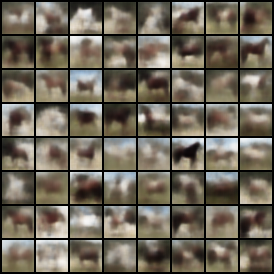

Recreate this plot in Python.
import math
import numpy as np
import torch
import torch.nn as nn
import torch.nn.functional as F
import torchvision
import matplotlib.pyplot as plt
from torchvision.utils import save_image

device = torch.device('cuda') if torch.cuda.is_available() else torch.device('cpu')

# helper function to make getting another batch of data easier
def cycle(iterable):
    while True:
        for x in iterable:
            yield x

class_names = ['airplane', 'car', 'bird', 'cat', 'deer', 'dog', 'frog', 'horse', 'ship', 'truck']

cifar = torchvision.datasets.CIFAR10('data', train=True, download=True, transform=torchvision.transforms.Compose([
        torchvision.transforms.ToTensor()
    ]))

indecies=[]
for i in range(len(cifar)):
    if cifar[i][1] in [7]:
        indecies.append(i)

dataset = torch.utils.data.Subset(cifar,indecies)

train_loader = torch.utils.data.DataLoader(dataset,shuffle=True, batch_size=16, drop_last=True)

train_iterator = iter(cycle(train_loader))

print(f'> Size of training dataset {len(train_loader.dataset)}')


class VAE(nn.Module):
    def __init__(self, intermediate_size=256, hidden_size=20):
        super(VAE, self).__init__()

        self.pool = nn.MaxPool2d(kernel_size=2, stride=2, padding=0)

        # encoder
        self.conv1 = nn.Conv2d(3, 128, kernel_size=3, stride=1, padding=1)
        self.conv2 = nn.Conv2d(128, 128, kernel_size=2, stride=2, padding=0)
        self.conv3 = nn.Conv2d(128, 64, kernel_size=3, stride=1, padding=1)
        self.conv4 = nn.Conv2d(64, 64, kernel_size=3, stride=1, padding=1)
        self.fc1 = nn.Linear(8 * 8 * 64, intermediate_size)

        # latent space
        self.fc21 = nn.Linear(intermediate_size, hidden_size)
        self.fc22 = nn.Linear(intermediate_size, hidden_size)

        # decoder
        self.fc3 = nn.Linear(hidden_size, intermediate_size)
        self.fc4 = nn.Linear(intermediate_size, 16 * 16 * 32)
        self.deconv1 = nn.ConvTranspose2d(32, 64, kernel_size=3, stride=1, padding=1)
        self.deconv2 = nn.ConvTranspose2d(64, 128, kernel_size=3, stride=1, padding=1)
        self.deconv3 = nn.ConvTranspose2d(128, 128, kernel_size=2, stride=2, padding=0)
        self.conv5 = nn.Conv2d(128, 3, kernel_size=3, stride=1, padding=1)

    def encode(self, x):
        out = F.relu(self.conv1(x))
        out = F.relu(self.conv2(out))
        out = F.relu(self.conv3(out))
        out = F.relu(self.conv4(out))
        out = self.pool(out)
        out = out.view(out.size(0), -1)
        h1  = F.relu(self.fc1(out))
        return self.fc21(h1), self.fc22(h1)

    def reparameterize(self, mu, logvar):
        if self.training:
            std = logvar.mul(0.5).exp_()
            eps = std.data.new(std.size()).normal_()
            return eps.mul(std).add_(mu)
        else:
            return mu

    def decode(self, z):
        h3  = F.relu(self.fc3(z))
        out = F.relu(self.fc4(h3))
        out = out.view(out.size(0), 32, 16, 16)
        out = F.relu(self.deconv1(out))
        out = F.relu(self.deconv2(out))
        out = F.relu(self.deconv3(out))
        out = torch.sigmoid(self.conv5(out))
        return out

    def forward(self, x):
        mu, logvar = self.encode(x)
        z = self.reparameterize(mu, logvar)
        return self.decode(z), mu, logvar


N = VAE().to(device)

print(f'> Number of network parameters {len(torch.nn.utils.parameters_to_vector(N.parameters()))}')

# initialise the optimiser
optimiser = torch.optim.Adam(N.parameters(), lr=0.001)
num_epochs = 50

# VAE loss has a reconstruction term and a KL divergence term summed over all elements and the batch
def vae_loss(p, x, mu, logvar):
    BCE = F.binary_cross_entropy(p.view(-1, 32 * 32 * 3), x.view(-1, 32 * 32 * 3), reduction='sum')

    # see Appendix B from VAE paper:
    # Kingma and Welling. Auto-Encoding Variational Bayes. ICLR, 2014
    # https://arxiv.org/abs/1312.6114
    # 0.5 * sum(1 + log(sigma^2) - mu^2 - sigma^2)
    KLD = -0.5 * torch.sum(1 + logvar - mu.pow(2) - logvar.exp())

    return BCE + KLD

open('results_pegasus.txt','w').close()

# training loop, feel free to also train on the test dataset if you like
for epoch in range(1,num_epochs+1):

    print('-' * 10)
    print('Epoch {}/{}'.format(epoch,num_epochs))
    
    # arrays for metrics
    logs = {}
    train_loss_arr = np.zeros(0)

    # iterate over some of the train dateset
    for i in range(1000):
        x,t = next(train_iterator)
        x,t = x.to(device), t.to(device)

        optimiser.zero_grad()
        
        p, mu, logvar = N(x)
        loss = vae_loss(p, x, mu, logvar)
        loss.backward()
        optimiser.step()

        train_loss_arr = np.append(train_loss_arr, loss.cpu().data)

    print('Train Loss: {:.4f}'.format(train_loss_arr.mean()))

    with open('results_pegasus.txt','a') as results:
        results.write('Epoch {}/{} \n'.format(epoch,num_epochs))
        results.write('Train Loss: {:.4f} \n'.format(train_loss_arr.mean()))

    epoch = epoch+1

with torch.no_grad():
    sample = torch.randn(64, 20).to(device)
    sample = N.decode(sample).cpu()
    save_image(sample.view(64, 3, 32, 32),'pegasus.png')

#for i in range(len(test_loader.dataset.test_labels)):
#  print(class_names[test_loader.dataset.test_labels[i]] + '\t idx: ' + str(i))
